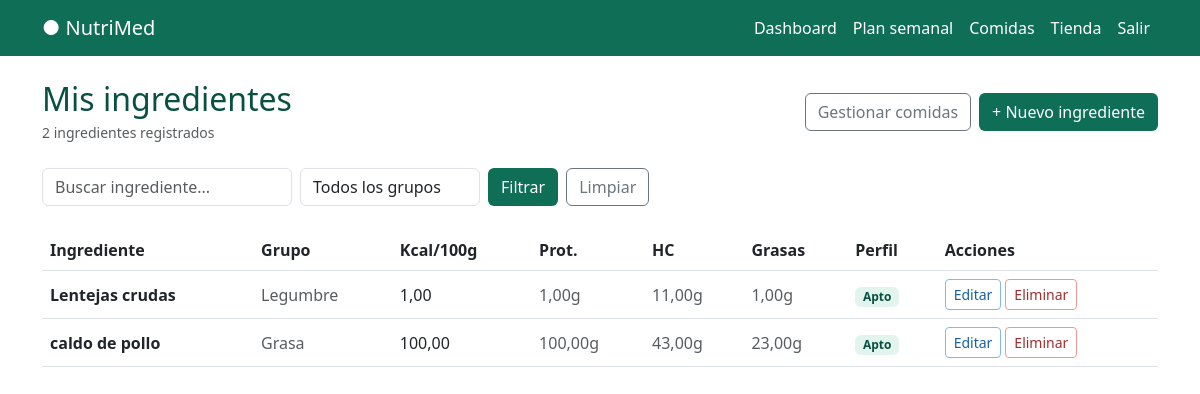
The page /alimentos/ (signed in) on the database its author committed.
### alimentos/models.py (models this page shows, shortened)
class Alimentos(models.Model):
    GRUPOS = [
       ('verdura', 'Verdura'),
        ('fruta', 'Fruta'),
        ('cereal', 'Cereal'),
        ('legumbre', 'Legumbre'),
        ('proteina', 'Proteína'),
        ('lacteo', 'Lácteo'),
        ('grasa', 'Grasa'),
        ('otro', 'Otro'),
    ]
    PERFIL = [
         ('apto', 'Apto'),
        ('moderado', 'Moderado'),
        ('evitar', 'Evitar'),
    ]
    usuario = models.ForeignKey(User, on_delete=models.CASCADE)
    nombre = models.CharField(max_length=200)
    grupo = models.CharField(max_length=50, choices=GRUPOS)
    calorias = models.DecimalField(max_digits=6, decimal_places=2)
    proteinas = models.DecimalField(max_digits=5, decimal_places=2)
    hidratos = models.DecimalField(max_digits=5, decimal_places=2)
    grasas = models.DecimalField(max_digits=5, decimal_places=2)
    fibra = models.DecimalField(max_digits=5, decimal_places=2, default=0)
    sodio = models.DecimalField(max_digits=6, decimal_places=2, default=0)
    perfil_medico = models.CharField(max_length=20, choices=PERFIL, default='apto')
    notas = models.TextField(blank=True)
    creado = models.DateTimeField(auto_now_add=True)
    class Meta:
        ordering = ['nombre']

### alimentos/views.py (the view)
# urls.py: path('', views.lista_alimentos, name='lista_alimentos'),
@login_required
def lista_alimentos(request):
    repo = AlimentoRepository(request.user)
    query = request.GET.get('q', '').strip()
    grupo = request.GET.get('grupo', '')
    if query:
        alimentos = repo.buscar(query)
    elif grupo:
        alimentos = repo.get_by_grupo(grupo)
    else:
        alimentos = repo.get_all()
    context = {
        'alimentos': alimentos,
        'query': query,
        'grupo_sel': grupo,
        'total': repo.contar(),
        'grupos': [('verdura','Verdura'),('fruta','Fruta'),('cereal','Cereal'),
                   ('legumbre','Legumbre'),('proteina','Proteína'),('lacteo','Lácteo'),
                   ('grasa','Grasa'),('otro','Otro')],
    }
    return render(request, 'alimentos/lista.html', context)

### alimentos/repositories.py (called while the page is built)
    def get_all(self):
        return Alimentos.objects.filter(usuario=self.usuario)

    def contar(self):
        return Alimentos.objects.filter(usuario=self.usuario).count()

### templates/alimentos/lista.html (shortened to what this page needs)
{% extends 'base.html' %}
{% block content %}
<div class="container py-4">
  <div class="d-flex justify-content-between align-items-center mb-4">
    <div>
      <h2 style="color:#085041;margin-bottom:2px">Mis ingredientes</h2>
      <span class="text-muted small">{{ total }} ingrediente{% if total != 1 %}s{% endif %} registrado{% if total != 1 %}s{% endif %}</span>
    </div>
    <div class="d-flex gap-2">
      <a href="{% url 'lista_comidas' %}" class="btn btn-outline-secondary">Gestionar comidas</a>
      <a href="{% url 'crear_alimento' %}" class="btn text-white" style="background:#0F6E56">+ Nuevo ingrediente</a>
    </div>
  </div>
  <form method="GET" class="d-flex gap-2 mb-4">
    <input type="text" name="q" value="{{ query }}" class="form-control" placeholder="Buscar ingrediente..." style="max-width:250px">
    <select name="grupo" class="form-control" style="max-width:180px">
      <option value="">Todos los grupos</option>
    </select>
    <button type="submit" class="btn text-white" style="background:#0F6E56">Filtrar</button>
    <a href="{% url 'lista_alimentos' %}" class="btn btn-outline-secondary">Limpiar</a>
  </form>
  <div class="table-responsive">
    <table class="table table-hover align-middle">
      <thead style="background:#E1F5EE">
        <tr>
          <th>Ingrediente</th>
          <th>Grupo</th>
          <th>Kcal/100g</th>
          <th>Prot.</th>
          <th>HC</th>
          <th>Grasas</th>
          <th>Perfil</th>
          <th>Acciones</th>
        </tr>
      </thead>
      <tbody>
        {% for alimento in alimentos %}
        <tr>
          <td><strong>{{ alimento.nombre }}</strong></td>
          <td class="text-muted">{{ alimento.get_grupo_display }}</td>
          <td>{{ alimento.calorias }}</td>
          <td class="text-muted">{{ alimento.proteinas }}g</td>
          <td class="text-muted">{{ alimento.hidratos }}g</td>
          <td class="text-muted">{{ alimento.grasas }}g</td>
          <td>
            {% if alimento.perfil_medico == 'apto' %}
              <span class="badge" style="background:#E1F5EE;color:#085041">Apto</span>
            {% elif alimento.perfil_medico == 'moderado' %}
              <span class="badge" style="background:#FAEEDA;color:#412402">Moderado</span>
            {% else %}
              <span class="badge" style="background:#FCEBEB;color:#501313">Evitar</span>
            {% endif %}
          </td>
          <td>
            <div class="d-flex gap-1">
              <a href="{% url 'editar_alimento' alimento.id %}" class="btn btn-sm" style="border:0.5px solid #85B7EB;color:#185FA5">Editar</a>
              <a href="{% url 'eliminar_alimento' alimento.id %}" class="btn btn-sm" style="border:0.5px solid #F09595;color:#A32D2D">Eliminar</a>
            </div>
          </td>
        </tr>
        {% empty %}
        <tr>
          <td colspan="8" class="text-center text-muted py-4">
            No tienes ingredientes todavía. <a href="{% url 'crear_alimento' %}" style="color:#0F6E56">Añade el primero</a>
          </td>
        </tr>
        {% endfor %}
      </tbody>
    </table>
  </div>
</div>
{% endblock %}

### rows shown on the page
Alimentos: nombre "Lentejas crudas", grupo "Legumbre", calorias "1,00", proteinas "1,00", hidratos "11,00", grasas "1,00", perfil_medico "Apto"
Alimentos: nombre "caldo de pollo", grupo "Grasa", calorias "100,00", proteinas "100,00", hidratos "43,00", grasas "23,00", perfil_medico "Apto"

### other values the page prints
{{ total }} "2"
